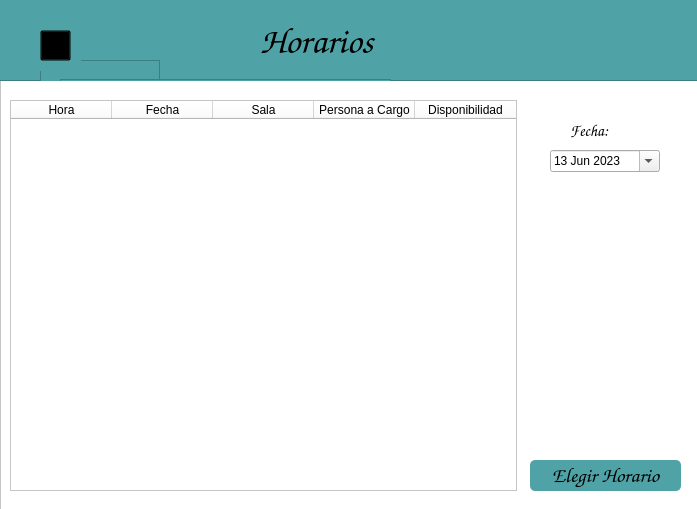
<?xml version="1.0" encoding="UTF-8"?>
<ui version="4.0">
 <class>mainWindow</class>
 <widget class="QMainWindow" name="mainWindow">
  <property name="geometry">
   <rect>
    <x>0</x>
    <y>0</y>
    <width>697</width>
    <height>509</height>
   </rect>
  </property>
  <property name="sizePolicy">
   <sizepolicy hsizetype="Preferred" vsizetype="Preferred">
    <horstretch>0</horstretch>
    <verstretch>0</verstretch>
   </sizepolicy>
  </property>
  <property name="minimumSize">
   <size>
    <width>697</width>
    <height>509</height>
   </size>
  </property>
  <property name="maximumSize">
   <size>
    <width>697</width>
    <height>509</height>
   </size>
  </property>
  <property name="windowTitle">
   <string>Clinica CVI</string>
  </property>
  <property name="styleSheet">
   <string notr="true">alternate-background-color: rgb(255, 255, 255);</string>
  </property>
  <widget class="QWidget" name="centralwidget">
   <widget class="QFrame" name="frame">
    <property name="geometry">
     <rect>
      <x>0</x>
      <y>0</y>
      <width>711</width>
      <height>511</height>
     </rect>
    </property>
    <property name="minimumSize">
     <size>
      <width>711</width>
      <height>511</height>
     </size>
    </property>
    <property name="maximumSize">
     <size>
      <width>711</width>
      <height>511</height>
     </size>
    </property>
    <property name="sizeIncrement">
     <size>
      <width>10000</width>
      <height>10000</height>
     </size>
    </property>
    <property name="cursor">
     <cursorShape>ArrowCursor</cursorShape>
    </property>
    <property name="styleSheet">
     <string notr="true">background-color: rgb(255, 255, 255);</string>
    </property>
    <property name="frameShape">
     <enum>QFrame::StyledPanel</enum>
    </property>
    <property name="frameShadow">
     <enum>QFrame::Raised</enum>
    </property>
    <widget class="QFrame" name="frame_2">
     <property name="geometry">
      <rect>
       <x>-10</x>
       <y>-20</y>
       <width>721</width>
       <height>101</height>
      </rect>
     </property>
     <property name="styleSheet">
      <string notr="true">background-color: rgb(79, 163, 166);</string>
     </property>
     <property name="frameShape">
      <enum>QFrame::StyledPanel</enum>
     </property>
     <property name="frameShadow">
      <enum>QFrame::Raised</enum>
     </property>
     <widget class="QFrame" name="frame_3">
      <property name="geometry">
       <rect>
        <x>50</x>
        <y>80</y>
        <width>120</width>
        <height>80</height>
       </rect>
      </property>
      <property name="frameShape">
       <enum>QFrame::StyledPanel</enum>
      </property>
      <property name="frameShadow">
       <enum>QFrame::Raised</enum>
      </property>
     </widget>
     <widget class="QFrame" name="frame_4">
      <property name="geometry">
       <rect>
        <x>70</x>
        <y>99</y>
        <width>331</width>
        <height>51</height>
       </rect>
      </property>
      <property name="frameShape">
       <enum>QFrame::StyledPanel</enum>
      </property>
      <property name="frameShadow">
       <enum>QFrame::Raised</enum>
      </property>
     </widget>
     <widget class="QLabel" name="label_9">
      <property name="geometry">
       <rect>
        <x>270</x>
        <y>40</y>
        <width>151</width>
        <height>41</height>
       </rect>
      </property>
      <property name="font">
       <font>
        <family>Comic Sans MS</family>
        <pointsize>28</pointsize>
       </font>
      </property>
      <property name="cursor">
       <cursorShape>ForbiddenCursor</cursorShape>
      </property>
      <property name="text">
       <string>Horarios</string>
      </property>
     </widget>
     <widget class="QLabel" name="label_3">
      <property name="geometry">
       <rect>
        <x>30</x>
        <y>40</y>
        <width>61</width>
        <height>51</height>
       </rect>
      </property>
      <property name="text">
       <string/>
      </property>
      <property name="pixmap">
       <pixmap>../imagenes/Atras.png</pixmap>
      </property>
     </widget>
     <widget class="QPushButton" name="btnAtras">
      <property name="geometry">
       <rect>
        <x>50</x>
        <y>50</y>
        <width>31</width>
        <height>31</height>
       </rect>
      </property>
      <property name="cursor">
       <cursorShape>PointingHandCursor</cursorShape>
      </property>
      <property name="focusPolicy">
       <enum>Qt::StrongFocus</enum>
      </property>
      <property name="styleSheet">
       <string notr="true">background-color: rgba(0,0,0,0);</string>
      </property>
      <property name="text">
       <string/>
      </property>
     </widget>
    </widget>
    <widget class="QLabel" name="label_logo">
     <property name="geometry">
      <rect>
       <x>410</x>
       <y>120</y>
       <width>291</width>
       <height>301</height>
      </rect>
     </property>
     <property name="font">
      <font>
       <family>Comic Sans MS</family>
       <pointsize>16</pointsize>
      </font>
     </property>
     <property name="text">
      <string/>
     </property>
     <property name="pixmap">
      <pixmap>../imagenes/Logo-removebg-preview.png</pixmap>
     </property>
    </widget>
    <widget class="QPushButton" name="BtnAtras_3">
     <property name="enabled">
      <bool>true</bool>
     </property>
     <property name="geometry">
      <rect>
       <x>530</x>
       <y>460</y>
       <width>151</width>
       <height>31</height>
      </rect>
     </property>
     <property name="font">
      <font>
       <family>Comic Sans MS</family>
       <pointsize>16</pointsize>
      </font>
     </property>
     <property name="cursor">
      <cursorShape>PointingHandCursor</cursorShape>
     </property>
     <property name="styleSheet">
      <string notr="true">background-color: rgb(79, 163, 166);
border-radius: 5px;</string>
     </property>
     <property name="text">
      <string>Elegir Horario</string>
     </property>
     <property name="checkable">
      <bool>false</bool>
     </property>
    </widget>
    <widget class="QTableWidget" name="tableWidget">
     <property name="geometry">
      <rect>
       <x>10</x>
       <y>100</y>
       <width>507</width>
       <height>391</height>
      </rect>
     </property>
     <property name="editTriggers">
      <set>QAbstractItemView::NoEditTriggers</set>
     </property>
     <property name="selectionMode">
      <enum>QAbstractItemView::SingleSelection</enum>
     </property>
     <attribute name="horizontalHeaderDefaultSectionSize">
      <number>101</number>
     </attribute>
     <attribute name="horizontalHeaderMinimumSectionSize">
      <number>39</number>
     </attribute>
     <attribute name="verticalHeaderVisible">
      <bool>false</bool>
     </attribute>
     <column>
      <property name="text">
       <string>Hora</string>
      </property>
     </column>
     <column>
      <property name="text">
       <string>Fecha</string>
      </property>
     </column>
     <column>
      <property name="text">
       <string>Sala</string>
      </property>
     </column>
     <column>
      <property name="text">
       <string>Persona a Cargo</string>
      </property>
     </column>
     <column>
      <property name="text">
       <string>Disponibilidad</string>
      </property>
     </column>
    </widget>
    <widget class="QLabel" name="label_10">
     <property name="geometry">
      <rect>
       <x>570</x>
       <y>110</y>
       <width>51</width>
       <height>41</height>
      </rect>
     </property>
     <property name="font">
      <font>
       <family>Comic Sans MS</family>
       <pointsize>12</pointsize>
      </font>
     </property>
     <property name="cursor">
      <cursorShape>ForbiddenCursor</cursorShape>
     </property>
     <property name="styleSheet">
      <string notr="true">background-color: rgba(0,0,0,0);</string>
     </property>
     <property name="text">
      <string>Fecha:</string>
     </property>
    </widget>
   </widget>
   <widget class="QDateEdit" name="dateEdit">
    <property name="geometry">
     <rect>
      <x>550</x>
      <y>150</y>
      <width>110</width>
      <height>22</height>
     </rect>
    </property>
    <property name="cursor">
     <cursorShape>PointingHandCursor</cursorShape>
    </property>
    <property name="maximumDate">
     <date>
      <year>2024</year>
      <month>12</month>
      <day>31</day>
     </date>
    </property>
    <property name="minimumDate">
     <date>
      <year>2023</year>
      <month>6</month>
      <day>13</day>
     </date>
    </property>
    <property name="calendarPopup">
     <bool>true</bool>
    </property>
    <property name="currentSectionIndex">
     <number>0</number>
    </property>
   </widget>
  </widget>
 </widget>
 <resources>
  <include location="logo.qrc"/>
 </resources>
 <connections/>
</ui>
